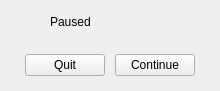
<?xml version="1.0" encoding="UTF-8"?>
<ui version="4.0">
 <class>PauseDialog</class>
 <widget class="QDialog" name="PauseDialog">
  <property name="geometry">
   <rect>
    <x>0</x>
    <y>0</y>
    <width>400</width>
    <height>300</height>
   </rect>
  </property>
  <property name="sizePolicy">
   <sizepolicy hsizetype="Minimum" vsizetype="Minimum">
    <horstretch>0</horstretch>
    <verstretch>0</verstretch>
   </sizepolicy>
  </property>
  <property name="windowTitle">
   <string/>
  </property>
  <layout class="QVBoxLayout" name="verticalLayout">
   <property name="spacing">
    <number>25</number>
   </property>
   <property name="sizeConstraint">
    <enum>QLayout::SetFixedSize</enum>
   </property>
   <property name="leftMargin">
    <number>25</number>
   </property>
   <property name="topMargin">
    <number>15</number>
   </property>
   <property name="rightMargin">
    <number>25</number>
   </property>
   <property name="bottomMargin">
    <number>15</number>
   </property>
   <item>
    <widget class="QWidget" name="headerWidget" native="true">
     <property name="sizePolicy">
      <sizepolicy hsizetype="Minimum" vsizetype="Minimum">
       <horstretch>0</horstretch>
       <verstretch>0</verstretch>
      </sizepolicy>
     </property>
     <layout class="QHBoxLayout" name="horizontalLayout_2">
      <property name="spacing">
       <number>0</number>
      </property>
      <property name="leftMargin">
       <number>25</number>
      </property>
      <property name="topMargin">
       <number>0</number>
      </property>
      <property name="rightMargin">
       <number>25</number>
      </property>
      <property name="bottomMargin">
       <number>0</number>
      </property>
      <item>
       <widget class="QLabel" name="header">
        <property name="sizePolicy">
         <sizepolicy hsizetype="Minimum" vsizetype="Minimum">
          <horstretch>0</horstretch>
          <verstretch>0</verstretch>
         </sizepolicy>
        </property>
        <property name="text">
         <string>Paused</string>
        </property>
        <property name="indent">
         <number>0</number>
        </property>
       </widget>
      </item>
     </layout>
    </widget>
   </item>
   <item>
    <widget class="QWidget" name="buttonWidget" native="true">
     <property name="sizePolicy">
      <sizepolicy hsizetype="Minimum" vsizetype="Minimum">
       <horstretch>0</horstretch>
       <verstretch>0</verstretch>
      </sizepolicy>
     </property>
     <layout class="QHBoxLayout" name="horizontalLayout">
      <property name="spacing">
       <number>10</number>
      </property>
      <property name="leftMargin">
       <number>0</number>
      </property>
      <property name="topMargin">
       <number>0</number>
      </property>
      <property name="rightMargin">
       <number>0</number>
      </property>
      <property name="bottomMargin">
       <number>0</number>
      </property>
      <item>
       <widget class="QPushButton" name="quitButton">
        <property name="text">
         <string>Quit</string>
        </property>
        <property name="autoDefault">
         <bool>false</bool>
        </property>
       </widget>
      </item>
      <item>
       <widget class="QPushButton" name="continueButton">
        <property name="text">
         <string>Continue</string>
        </property>
        <property name="autoDefault">
         <bool>false</bool>
        </property>
       </widget>
      </item>
     </layout>
    </widget>
   </item>
  </layout>
 </widget>
 <resources/>
 <connections/>
</ui>
